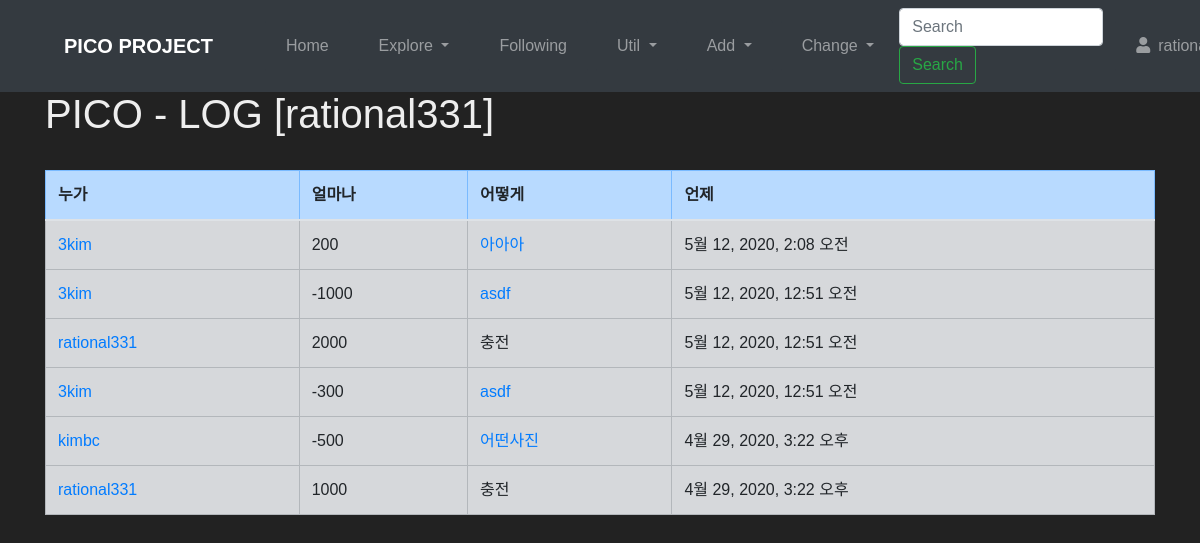
The app's page /log/user/rational331 (signed in) with its own data.
### core/models.py (models this page shows, shortened)
class ProfilePicoInfoLog(models.Model):
    profile = models.ForeignKey(Profile, on_delete=models.CASCADE, verbose_name='PROFILE')
    donator = models.ForeignKey(User, on_delete=models.DO_NOTHING, verbose_name='DONATOR', null=True)
    PICOIN = models.IntegerField(default=0, verbose_name='PICOIN')
    where = models.ForeignKey(Photo, on_delete=models.PROTECT, verbose_name='WHERE', null=True)
    donate_dt = models.DateTimeField('Donation Datetime', auto_now_add=True, null=True)
    class Meta:
        ordering = ('-donate_dt', )

### photo/models.py (models this page shows, shortened)
class Photo(models.Model):
    title = models.CharField('TITLE', max_length=30)
    description = models.TextField('Photo Description', blank=True)
    tags = TaggableManager(blank=True)
    PICOIN = models.PositiveIntegerField(default=0, verbose_name='PICOIN')
    image = models.ImageField('IMAGE', upload_to='SorlPhoto/%Y')
    upload_dt = models.DateTimeField('Upload Date', auto_now_add=True)
    owner = models.ForeignKey(User, on_delete=models.CASCADE, verbose_name='OWNER', blank=True, null=True)
    def __str__(self):
        return self.title

### core/views.py (the view)
# urls.py: path('log/user/<str:username>', MyPicoLog.as_view(), name='mypicolog'),
class MyPicoLog(LoginRequiredMixin, TemplateView):
    template_name = 'mypicolog.html'
    def get(self, request, username):
        user = None
        try:
            user = User.objects.get(username=username)
        except:
            raise Http404()
        if(request.user.username != username):
            return self.handle_no_permission()
        profile = user.profile
        logging = ProfilePicoInfoLog.objects.filter(profile=profile,)
        return render(request, 'mypicolog.html', {'object_list': logging})

### templates/mypicolog.html (shortened to what this page needs)
{% extends "base.html" %}
{% load widget_tweaks %}
{% block content %}
<h1>PICO - LOG [{{ request.user.username }}]</h1>
<br>
<table class="table table-bordered table-condensed table-striped">
    <thead>
        <tr class="table-primary">
            <th>누가</th>
            <th>얼마나</th>
            <th>어떻게</th>
            <th>언제</th>
        </tr>
    </thead>
    <tbody>
        {% for item in object_list %}
        <tr class="table-secondary">
            <td><a href="{% url 'profile' item.donator.username %}">{{ item.donator }}</a></td>
            <td>{{ item.PICOIN }}</td>
            {% if item.where %}
            <td><a href="{% url 'photo:photo_detail' item.where.id %}">{{ item.where }}</a></td>
            {% else %}
            <td>충전</td>
            {% endif %}
            <td>{{ item.donate_dt }}</td>
        </tr>
        {% endfor %}
    </tbody>
</table>
{% endblock %}

### templates/base.html (shortened to what this page needs)
<!DOCTYPE html>
<html lang="ko">
<head>
    <link rel="stylesheet" href="https://stackpath.bootstrapcdn.com/bootstrap/4.3.1/css/bootstrap.min.css">
    <link rel="stylesheet" href="https://cdnjs.cloudflare.com/ajax/libs/font-awesome/5.8.2/css/all.min.css" />
</head>
<body style="padding-top:90px; color: #eee; background-color: #222; margin: auto; font-family: 'Lucida Grande', Verdana, Arial, sans-serif;">
    <nav class="navbar navbar-dark bg-dark navbar-expand-lg fixed-top">
      <span class="navbar-brand mx-5 mb-0 font-weight-bold">PICO PROJECT</span>
      <div class="collapse navbar-collapse" id="navbarSupportedContent">
        <ul class="navbar-nav mr-auto">
          <li class="nav-item btn btn-dark mx-1">
            <a class="nav-link" href="{% url 'home' %}">Home<span class="sr-only">(current)</span></a>
          </li>
          <li class="nav-item dropdown btn btn-dark mx-1">
            <a class="nav-link dropdown-toggle" href="#" id="navbarDropdown" role="button" data-toggle="dropdown" aria-haspopup="true" aria-expanded="false">
                Explore
              </a>
          </li>
          <li class="nav-item btn btn-dark mx-1">
            <a class="nav-link" href="{% url 'photo:follow' %}">Following<span class="sr-only">(current)</span></a>
          </li>
          <li class="nav-item dropdown btn btn-dark mx-1">
            <a class="nav-link dropdown-toggle" href="#" id="navbarDropdown" role="button" data-toggle="dropdown" aria-haspopup="true" aria-expanded="false">
                Util
              </a>
          </li>
          <li class="nav-item dropdown btn btn-dark mx-1">
            <a class="nav-link dropdown-toggle" href="#" id="navbarDropdown" role="button" data-toggle="dropdown" aria-haspopup="true" aria-expanded="false">
                Add
              </a>
          </li>
          <li class="nav-item dropdown btn btn-dark mx-1">
            <a class="nav-link dropdown-toggle" href="#" id="navbarDropdown" role="button" data-toggle="dropdown" aria-haspopup="true" aria-expanded="false">
                Change
              </a>
          </li>
        </ul>
        <form class="form-inline my-2 my-lg-0" action="{% url 'search' %}" method="GET">
          <input class="form-control mr-sm-2" type="search" placeholder="Search" aria-label="Search" name="search_word" value="{{ search_word }}" required>
          <button class="btn btn-outline-success my-2 my-sm-0" type="submit">Search</button>
        </form>
        <ul class="navbar-nav mr-auto">
          <li class="nav-item dropdown mx-1 btn btn-dark">
            {% if user.is_active %}
            <a class="nav-link dropdown-toggle" href="#" data-toggle="dropdown"><i class="fas fa-user"></i>&ensp;{% firstof user.get_short_name user.get_username %}&ensp;</a>
            {% else %}
            <a href="#" class="nav-link dropdown-toggle" data-toggle="dropdown"><i class="fas fa-user"></i>&ensp;Anonymous&ensp;</a>
            <div class="dropdown-menu">
              <a href="{% url 'login' %}" class="dropdown-item">Login</a>
              <a href="{% url 'register' %}" class="dropdown-item">Register</a>
            </div>
            {% endif %}
          </li>
        </ul>
      </div>
    </nav>
    <div class="container">
      {% block content %}{% endblock %}
    </div>
  </body>
</html>

### records on screen
ProfilePicoInfoLog: donator "3kim", PICOIN "200", where "아아아", donate_dt "5월 12, 2020, 2:08 오전"
ProfilePicoInfoLog: donator "3kim", PICOIN "-1000", where "asdf", donate_dt "5월 12, 2020, 12:51 오전"
ProfilePicoInfoLog: donator "rational331", PICOIN "2000", shows "충전", donate_dt "5월 12, 2020, 12:51 오전"
ProfilePicoInfoLog: donator "3kim", PICOIN "-300", where "asdf", donate_dt "5월 12, 2020, 12:51 오전"
ProfilePicoInfoLog: donator "kimbc", PICOIN "-500", where "어떤사진", donate_dt "4월 29, 2020, 3:22 오후"
ProfilePicoInfoLog: donator "rational331", PICOIN "1000", shows "충전", donate_dt "4월 29, 2020, 3:22 오후"

### other values on screen
{{ request.user.username }} "rational331"
